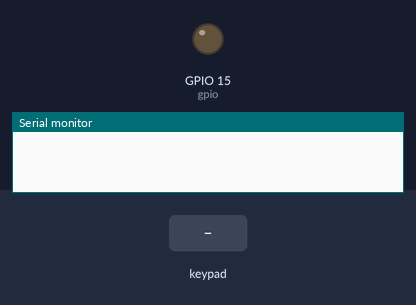
This sketch was run on a simulated ESP32. Shown: output pins drawn as LEDs (lit = HIGH), the last lines printed to the serial monitor. The inputs (shaded band) are chosen by the test bench.

Above: at 1.2 s.
1.3 s: key 'S' pressed
At 1.5 s:
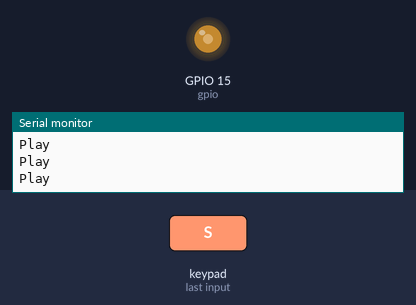
3.2 s: key 'U' pressed
4.7 s: key 'D' pressed
Timing chart, 0 to 7.7 s (numbered marks = the images above; inputs shaded):
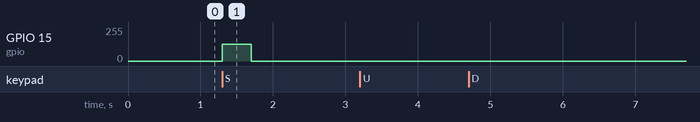

Measured:
- after the input at 1.3 s, GPIO 15 (gpio): 0/255 → 125/255 at once, → 0/255 0.40 s later

The sketch:

bluetooth_test.ino
```cpp
#include <DabbleESP32.h>

//GPIO output.
const int gpio = 15;

//Descrição do PWM.
const int channel = 0; //ESP 32 channel.
const int resolution = 8; //PWM bits resolution (goes from 0 up to 255).
int frequency = 0; //PWM frequency.
int cycle = 125;

void setup() {
  //Setting serial communitation configurations.
  Serial.begin(115200); //Baud rate.
  Dabble.begin("Pedro's_ESP32");
  ledcSetup(channel,frequency,resolution);
  ledcAttachPin(gpio,channel);
}

void loop() {
  Dabble.processInput();
  if(GamePad.isUpPressed()){
    Serial.print("Aumentou\n");
    frequency += 100;
    ledcSetup(channel,frequency,resolution);
    delay(200);
  }
  else if(GamePad.isDownPressed()){
    Serial.print("Diminuiu\n");
    frequency -= 100;
    ledcSetup(channel,frequency,resolution);
    delay(200);
  }
  else if(GamePad.isSquarePressed()){
    Serial.print("Play\n");
    ledcWrite(channel,cycle);
  }
  else{
    ledcWrite(channel,0);
  }
}
```
